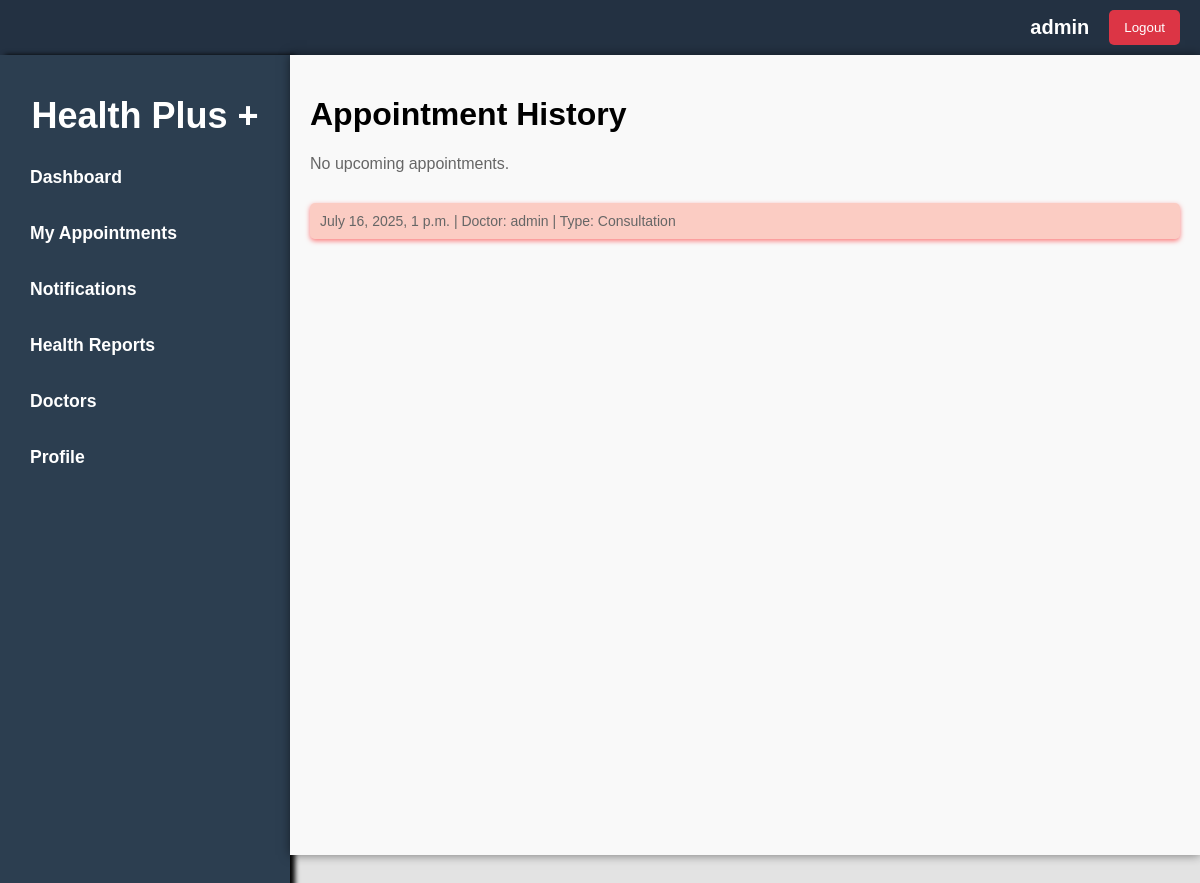
/appointments/ (signed in), run on an earlier commit of the app's database.
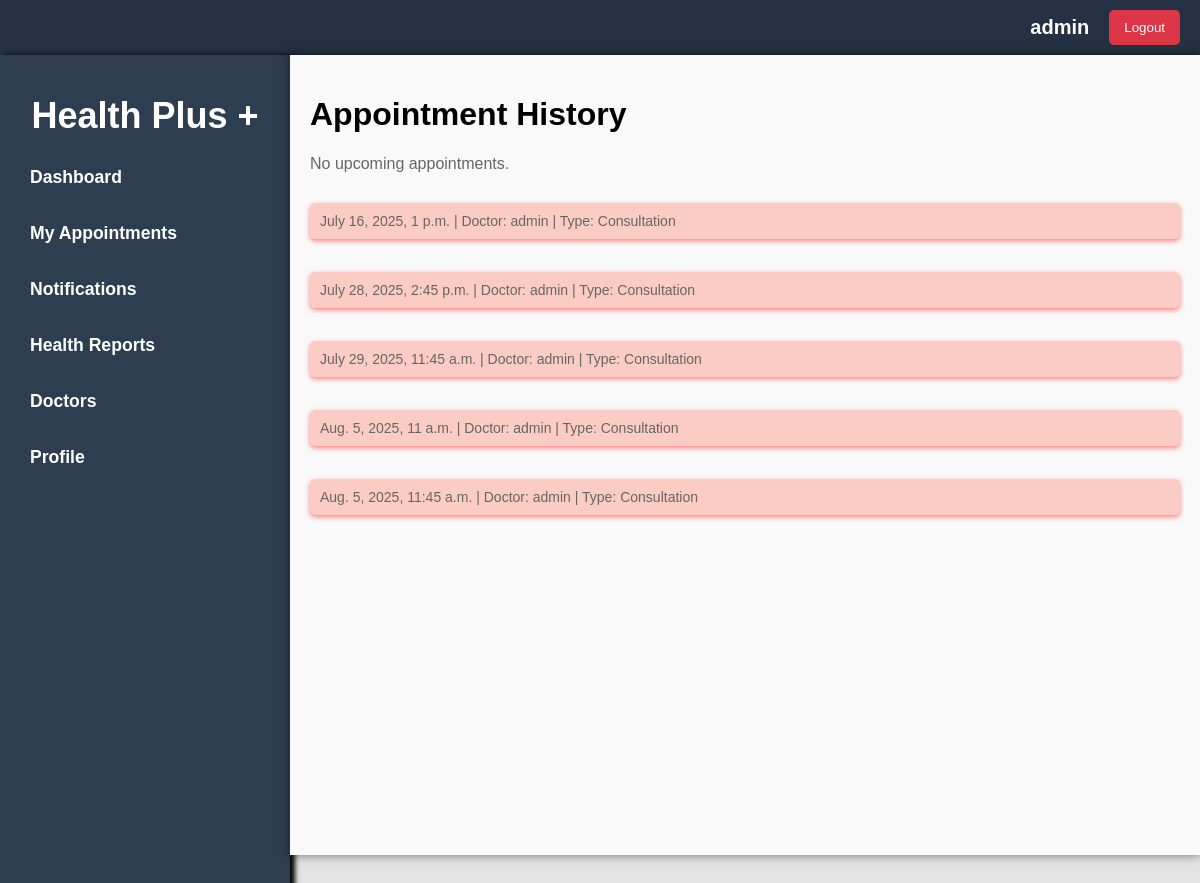
And on a later commit of the database.
### booking/models.py (models this page shows, shortened)
class Appointment(models.Model):
    user = models.ForeignKey(User, on_delete=models.CASCADE, related_name='appointments')
    doctor = models.ForeignKey(Doctor, on_delete=models.CASCADE, related_name='appointments')
    appointment_type = models.ForeignKey(AppointmentType, on_delete=models.CASCADE)
    appointment_date = models.DateField()
    appointment_time = models.TimeField()
    status = models.CharField(max_length=20, choices=[('scheduled', 'Scheduled'), ('completed', 'Completed'), ('canceled', 'Canceled')])
    created_at = models.DateTimeField(auto_now_add=True)
    updated_at = models.DateTimeField(auto_now=True)
    class Meta:
        indexes = [
            models.Index(fields=['appointment_date']),
        ]

class Doctor(models.Model):
    user = models.OneToOneField(User, on_delete=models.CASCADE)
    specialty = models.CharField(max_length=100)
    qualifications = models.TextField()
    experience_years = models.PositiveIntegerField()
    languages_spoken = models.CharField(max_length=100, blank=True)
    rating = models.FloatField(default=0.0)
    available_days = models.CharField(max_length=100)
    available_time_start = models.TimeField()
    available_time_end = models.TimeField()
    appointment_types = models.ManyToManyField('AppointmentType', related_name='doctors')

class AppointmentType(models.Model):
    name = models.CharField(max_length=100)
    duration = models.PositiveIntegerField()
    def __str__(self):
        return self.name

### booking/views.py (the view)
# urls.py: path('appointments/', views.appointmentListView, name='appointment_list'),
def appointmentListView(request):
    current_datetime = timezone.now()
    bookings = Appointment.objects.filter(user=request.user).order_by('appointment_date', 'appointment_time')
    past_bookings = []
    upcoming_bookings = []
    for booking in bookings:
        if booking.appointment_date < current_datetime.date() or (booking.appointment_date == current_datetime.date() and booking.appointment_time < current_datetime.time()):
            past_bookings.append(booking)
        else:
            upcoming_bookings.append(booking)
    return render(request, "appointment/appointment_list.html", {
        "title": "Appointment List",
        'upcoming_bookings': upcoming_bookings,
        'past_bookings': past_bookings,
        "current_date": current_datetime.date(),
    })

### booking/templates/appointment/appointment_list.html (shortened to what this page needs)
{% extends 'index.html' %}
{% block content %}
<div class="container">
    <h1>Appointment History</h1>
    {% if upcoming_bookings %}
    <div class="booking-list">
        {% for booking in upcoming_bookings %}
        <a href="{% url 'appointments-detail' booking.pk %}" class="upcoming-booking">
            <p>
                {{ booking.appointment_date }}, {{ booking.appointment_time }} | Doctor: {{ booking.doctor.user.username
                }} | Type: {{ booking.appointment_type }}
            </p>
        </a>
        {% endfor %}
    </div>
    {% else %}
    <p>No upcoming appointments.</p>
    {% endif %}
    {% if past_bookings %}
    <div class="booking-list">
        {% for booking in past_bookings %}
        <p class="past-booking">
            {{ booking.appointment_date }}, {{ booking.appointment_time }} | Doctor: {{ booking.doctor.user.username }}
            | Type: {{ booking.appointment_type }}
        </p>
        {% endfor %}
    </div>
    {% else %}
    <p>No past appointments.</p>
    {% endif %}
</div>
{% endblock %}

What changed in the data, as far as the page shows it:
added Appointment: appointment_date "July 28, 2025", appointment_time "2:45 p.m.", doctor.user.username "admin", appointment_type "Consultation"
added Appointment: appointment_date "July 29, 2025", appointment_time "11:45 a.m.", doctor.user.username "admin", appointment_type "Consultation"
added Appointment: appointment_date "Aug. 5, 2025", appointment_time "11 a.m.", doctor.user.username "admin", appointment_type "Consultation"
added Appointment: appointment_date "Aug. 5, 2025", appointment_time "11:45 a.m.", doctor.user.username "admin", appointment_type "Consultation"
